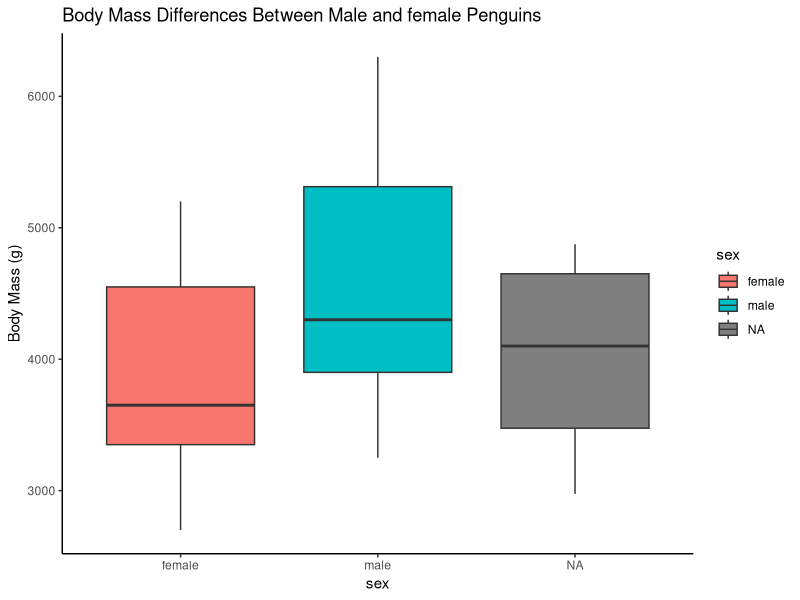
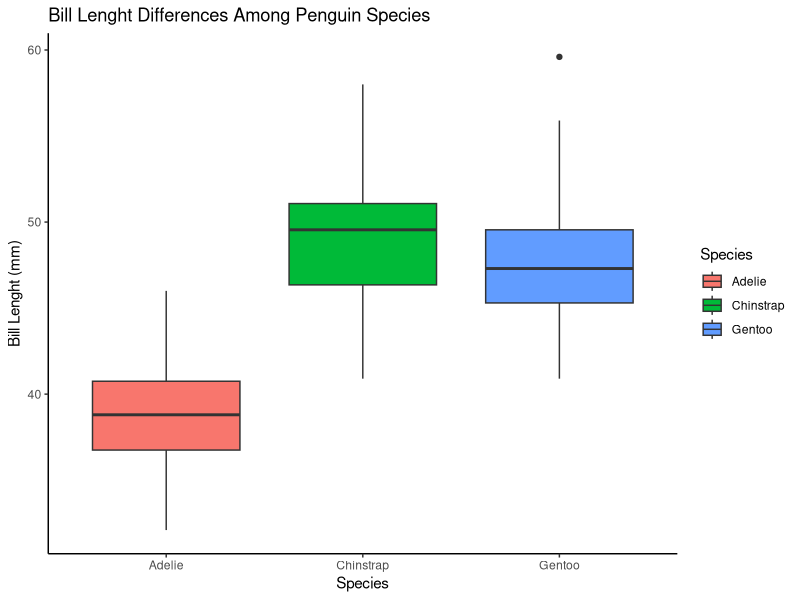
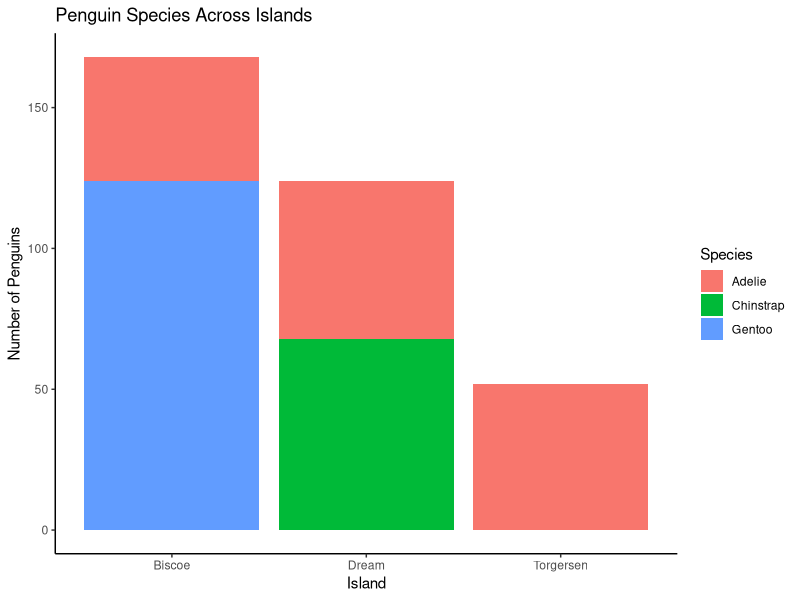
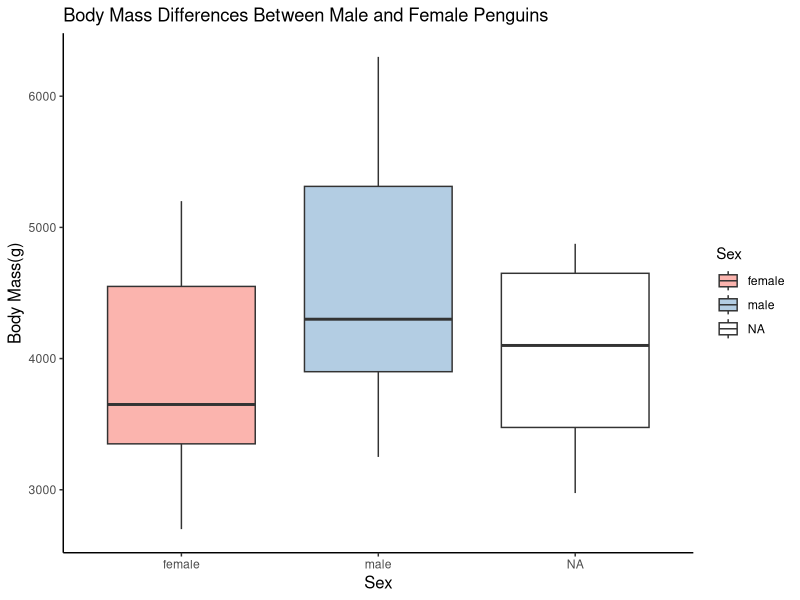
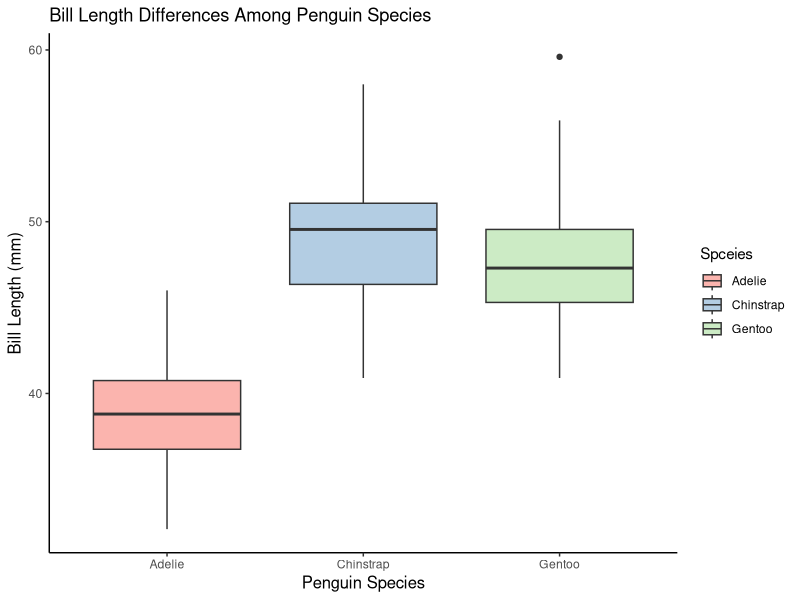
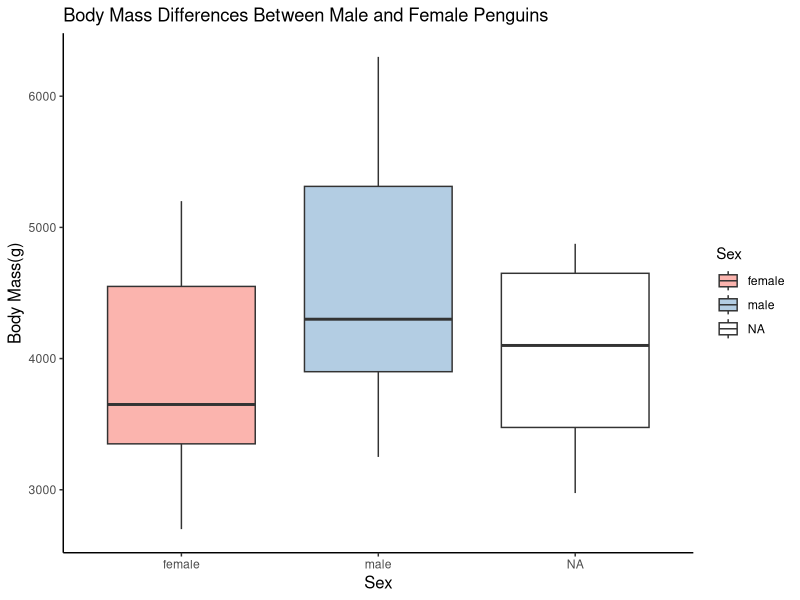
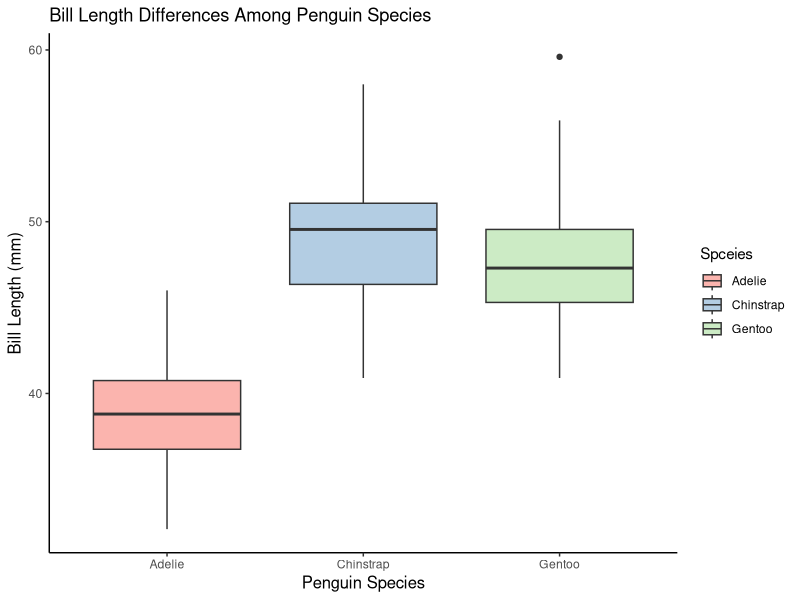
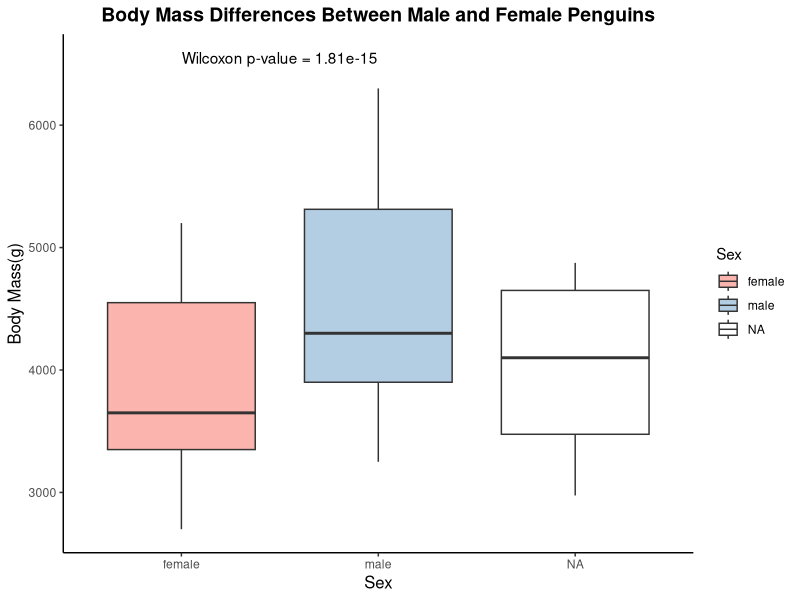

The R script that drew these images, in order:
## ---- chunk 1
#| include: false
#Install packages if needed (only run this once)
install.packages("ggplot2")
install.packages("palmerpenguins")

#Load packages
library(palmerpenguins)
library(ggplot2)
library(dplyr)

#Load data set
data("penguins")

#View the dataset
head(penguins)
## ---- chunk 2
#Find the number of columns in the penguin data set. 
ncol(penguins)

#Check the data types of every column 
str(penguins)

#Exaple of columns representing each data type: 
#Numeric: bill_lenght_mm
#Integer: year
#Factor: island

## ---- chunk 3
#Display an example of each data type in the penguin dataset.

#Factor
class(penguins$species)

#Numeric
class(penguins$bill_len)

#Integer
class(penguins$year)

## ---- chunk 4
#Count the total numer of penguins in the dataset.
nrow(penguins)
## ---- chunk 5
#Create a dataframe containing only male penguins.
pmale <- subset(penguins, sex == "male")

#Create a dataframe containing only female penguins.
pfemale <- subset(penguins, sex == "female")

#Count the number of penguins in each dataframe. 
nrow(pmale)
nrow(pfemale)

#Compare the numbers 
table(penguins$sex)

## ---- chunk 6
#Create a dataframe containing only Adelie penguins.
pAdel <- subset(penguins, species == "Adelie")

#Create a dataframe containing only Chinstrap penguins.
pChin <- subset(penguins, species == "Chinstrap")

#Create a dataframe containing only Gentoo penguins.
pGen <- subset(penguins, species == "Gentoo")

#Count the number of penguins in each dataframe.
nrow(pAdel)
nrow(pChin)
nrow(pGen)

#Compare the representations of each species of each species
table(penguins$species)
## ---- chunk 7
#Create a dataframe containing only penguins from Biscoe island.
iBis <- subset(penguins, island == "Biscoe")

#Create a dataframe containing only penguins from Dream island.
iDream <- subset(penguins, island == "Dream")

#Create a dataframe containing only penguins from Torgersen island.
iTorg <- subset(penguins, island == "Torgersen")

#Count the number of penguins in each dataframe.
nrow(iBis)
nrow(iDream)
nrow(iTorg)

#Compare the representations of each island
table(penguins$island)
## ---- chunk 8
#Finla sex
ggplot(data = penguins, aes(x = sex, y = body_mass_g, fill = sex)) + geom_boxplot() + labs( title = "Body Mass Differences Between Male and female Penguins", x = "sex", y = "Body Mass (g)", fill = "sex") + theme_classic()
## ---- chunk 9
#Final species
ggplot(data = penguins, aes(x = species, y = bill_length_mm, fill = species)) + geom_boxplot() + labs( title = "Bill Lenght Differences Among Penguin Species", x = "Species", y = "Bill Lenght (mm)", fill = "Species") + theme_classic()

## ---- chunk 10
#Show the number of penguins of each species on each island.
ggplot(penguins, aes(x = island, fill = species)) + geom_bar() + labs( title= "Penguin Species Across Islands", x = "Island", y = "Number of Penguins", fill = "Species") + theme_classic()
## ---- chunk 11
ggplot(data = penguins, aes(x = sex, y = body_mass_g, fill = sex)) + geom_boxplot() + labs( title = "Body Mass Differences Between Male and Female Penguins", x = "Sex", y = "Body Mass(g)", fill = "Sex") + scale_fill_brewer(palette = "Pastel1") + theme_classic() + theme(plot.tittle = element_text(size = 14, face = "bold", hjust = 0.5), axis.title = element_text(size = 12), legend.position = "right")
## ---- chunk 12
ggplot(data = penguins, aes(x = species, y = bill_length_mm, fill = species)) + geom_boxplot() + labs(title = "Bill Length Differences Among Penguin Species", x = "Penguin Species", y = "Bill Length (mm)", fill = "Spceies") + scale_fill_brewer(palette = "Pastel1") + theme_classic() + theme(plot.tittle = element_text(size = 14, face = "bold", hjust = 0.5), axis.title = element_text(size = 12), legend.position = "right")
## ---- chunk 13
ggplot(data = penguins, aes(x = sex, y = body_mass_g, fill = sex)) + geom_boxplot() + labs( title = "Body Mass Differences Between Male and Female Penguins", x = "Sex", y = "Body Mass(g)", fill = "Sex") + scale_fill_brewer(palette = "Pastel1") + theme_classic() + theme(plot.tittle = element_text(size = 14, face = "bold", hjust = 0.5), axis.title = element_text(size = 12), legend.position = "right")

#Statiatical test comparing male and female body mass
wilcox.test(body_mass_g ~ sex, data = penguins)
## ---- chunk 14
ggplot(data = penguins, aes(x = species, y = bill_length_mm, fill = species)) + geom_boxplot() + labs(title = "Bill Length Differences Among Penguin Species", x = "Penguin Species", y = "Bill Length (mm)", fill = "Spceies") + scale_fill_brewer(palette = "Pastel1") + theme_classic() + theme(plot.tittle = element_text(size = 14, face = "bold", hjust = 0.5), axis.title = element_text(size = 12), legend.position = "right")

#Statistical test comparing bill length among penguin species
kruskal.test(bill_length_mm ~ species, data = penguins)
## ---- chunk 15
#Calculate Wilcoxon test p-value
sex_test <- wilcox.test(body_mass_g ~ sex, data = penguins) 
sex_p_value <- sex_test$p.value

ggplot(data = penguins, aes(x = sex, y = body_mass_g, fill = sex)) + geom_boxplot() + labs( title = "Body Mass Differences Between Male and Female Penguins", x = "Sex", y = "Body Mass(g)", fill = "Sex") + scale_fill_brewer(palette = "Pastel1") + annotate( "text", x = 1.5, y = max(penguins$body_mass_g, na.rm = TRUE)+ 250, label = paste("Wilcoxon p-value =", signif(sex_p_value, 3))) + theme_classic() + theme(plot.title = element_text(size = 14, face = "bold", hjust = 0.5), axis.title = element_text(size = 12), legend.position = "right")

#Display statistical test results
sex_test
